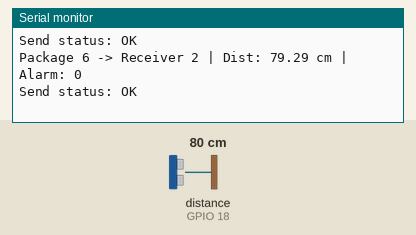
This program was run on a simulated ESP32. On the bench: the last lines printed to the serial monitor. Wiring (inferred from the names in the program): ultrasonic range finder: trigger GPIO 5; echo GPIO 18. Inputs (shaded band) come from the test bench; at power-on: distance to the obstacle (sensor on GPIO 18) 80 cm. The echo pulse lasts 58.3 µs per cm.

Above: at 1.2 s.
1.3 s: distance to the obstacle (sensor on GPIO 18) set to 299 cm
At 1.41 s:
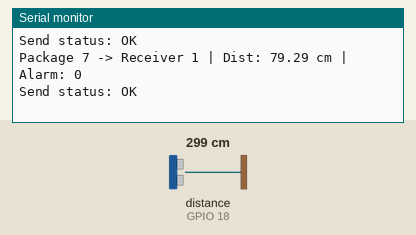
4.3 s: distance to the obstacle (sensor on GPIO 18) set to 2 cm
At 4.46 s:
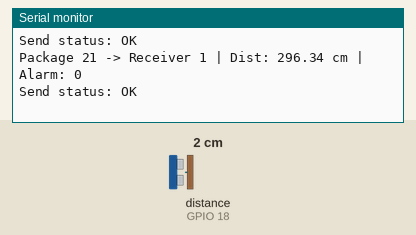
Timing chart, 0 to 7.3 s (numbered marks = the images above; inputs shaded):
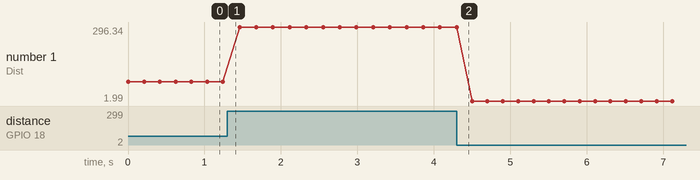

Measured:
- plotted number 1: 79.29 → 296.34 after the input at 1.3 s, 296.34 → 1.99 after the input at 4.3 s

The program:

main.cpp
```cpp
#include <esp_now.h>
#include <WiFi.h>
#include <Arduino.h>

#define ID_LEN      32
#define ADDRES_LEN  6
#define NR_RCVS     2

// HC-SR04 pins
#define TRIG_PIN 5
#define ECHO_PIN 18
#define SOUND_SPEED 0.034f   // cm per microseconde

// MAC van deze zender (mag je laten, maar handig voor controle)
uint8_t SendFromAddress[] = {0xD4, 0x8A, 0xFC, 0xA2, 0xD2, 0x04};

// MAC's van de 2 receivers (pas aan naar jouw receivers)
uint8_t SendToAddress[NR_RCVS][ADDRES_LEN] = {
  {0x1B, 0x69, 0x20, 0xCC, 0xE8, 0x8C}, // Receiver 2
  {0xD8, 0x8A, 0xFC, 0xA4, 0x57, 0x40}  // Receiver 1
};

// Data die we sturen (struct moet identiek zijn op receivers)
typedef struct __attribute__((packed)) {
  char  sender_id[ID_LEN];     // we gebruiken enkel de eerste 6 bytes als MAC
  char  receiver_id[ID_LEN];   // idem
  float distance_cm;           // gemeten afstand
  uint8_t alarm;               // 0 of 1
} struct_message;

struct_message myData;
esp_now_peer_info_t peerInfo;

// Wordt opgeroepen na het versturen (handig om te zien of het lukt)
void OnDataSent(const wifi_tx_info_t *info, esp_now_send_status_t status) {
  Serial.print("Send status: ");
  if (status == ESP_NOW_SEND_SUCCESS) Serial.println("OK");
  else Serial.println("FAIL");
}

// Leest afstand met HC-SR04
float readDistanceCm() {
  digitalWrite(TRIG_PIN, LOW);
  delayMicroseconds(2);
  digitalWrite(TRIG_PIN, HIGH);
  delayMicroseconds(10);
  digitalWrite(TRIG_PIN, LOW);

  // pulseIn meet hoe lang ECHO HIGH blijft (in microseconden)
  long duration = pulseIn(ECHO_PIN, HIGH, 25000); // timeout 25ms
  if (duration == 0) return -1.0f;               // geen meting

  // afstand = (tijd * snelheid) / 2 (heen en terug)
  float distance = (duration * SOUND_SPEED) / 2.0f;
  return distance;
}

void setup() {
  Serial.begin(9600);

  // Sensor pins instellen
  pinMode(TRIG_PIN, OUTPUT);
  pinMode(ECHO_PIN, INPUT);

  // ESP-NOW werkt enkel als WiFi in station mode staat
  WiFi.mode(WIFI_STA);
  WiFi.disconnect();

  // ESP-NOW starten
  if (esp_now_init() != ESP_OK) {
    Serial.println("Error initializing ESP-NOW");
    return;
  }

  // callback voor send-status
  esp_now_register_send_cb(OnDataSent);

  // 2 receivers toevoegen als peers
  for (int i = 0; i < NR_RCVS; i++) {
    memset(&peerInfo, 0, sizeof(peerInfo));
    memcpy(peerInfo.peer_addr, SendToAddress[i], 6);
    peerInfo.channel = 0;
    peerInfo.encrypt = false;

    if (esp_now_add_peer(&peerInfo) != ESP_OK) {
      Serial.println("Failed to add peer");
      return;
    }
  }
}

void loop() {
  static int receiver = 0;  // naar welke receiver sturen we nu
  static int count = 1;

  if (receiver >= NR_RCVS) receiver = 0;

  float d = readDistanceCm();

  // Alarmregel: alarm aan als afstand geldig is én < 50 cm
  uint8_t alarm = 0;
  if (d > 0 && d < 50.0f) {
    alarm = 1;
  } else {
    alarm = 0;
  }

  // Data invullen
  myData.distance_cm = d;
  myData.alarm = alarm;

  // sender_id/receiver_id vullen: we zetten de eerste 6 bytes = MAC
  memset(myData.sender_id, 0, ID_LEN);
  memset(myData.receiver_id, 0, ID_LEN);
  memcpy(myData.sender_id, SendFromAddress, 6);
  memcpy(myData.receiver_id, SendToAddress[receiver], 6);

  // Verzenden naar de gekozen receiver
  esp_err_t result = esp_now_send(SendToAddress[receiver], (uint8_t*)&myData, sizeof(myData));
  if (result != ESP_OK) {
    Serial.println("Error sending data");
  }

  // Debug print
  Serial.print("Package ");
  Serial.print(count);
  Serial.print(" -> Receiver ");
  Serial.print(receiver + 1);
  Serial.print(" | Dist: ");
  Serial.print(myData.distance_cm);
  Serial.print(" cm | Alarm: ");
  Serial.println(myData.alarm);

  receiver++;
  count++;

  delay(200); // hoe sneller, hoe vaker updates (mag je aanpassen)
}
```
